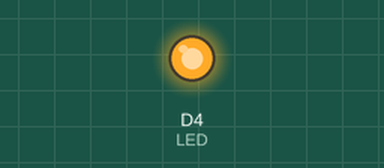
Recording of a sketch running on a simulated ESP8266 (NodeMCU). Parts: output pins drawn as LEDs (lit = HIGH).

Above: at 1.0 s.
At 3.0 s:
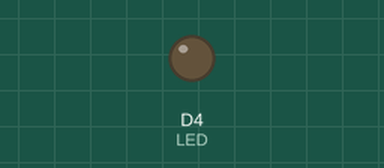
Timing chart, 0 to 5.2 s (numbered marks = the images above):
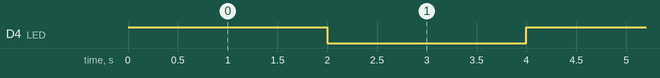

Measured:
- by itself, D4 (LED): alternates HIGH for 2.0 s and LOW for 2.0 s

The sketch:

blink.ino
```cpp
#define LED D4 //02
void setup() {
  pinMode(LED, OUTPUT);

}

void loop() {
  digitalWrite(LED,HIGH);
  delay(2000);
  digitalWrite(LED,LOW);
  delay(2000);
  // put your main code here, to run repeatedly:

}
```
